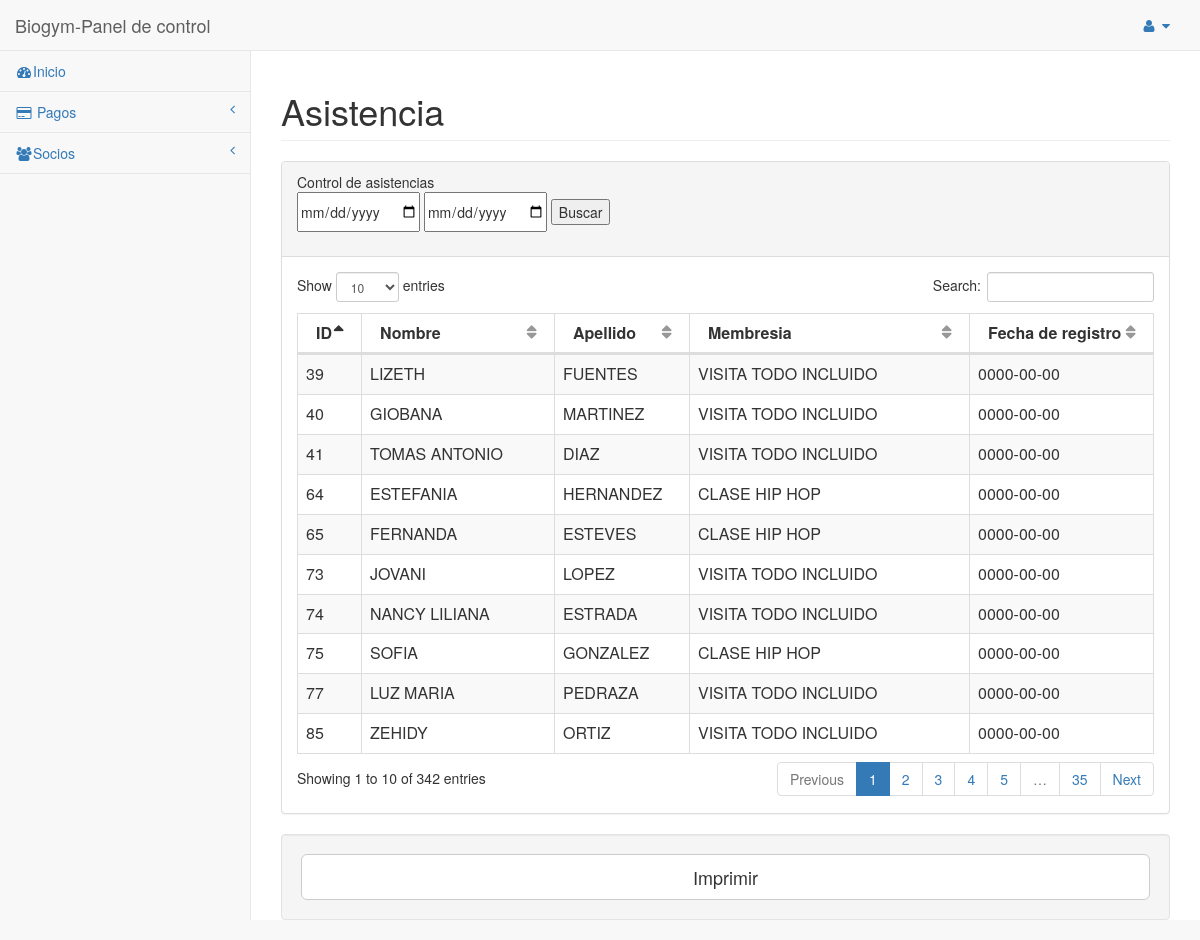
The page /pages/detallsenuevos.php (signed in) on the database its author committed.
### tables this page shows
CREATE TABLE IF NOT EXISTS `acceso` (
  `id_acces` int(11) NOT NULL AUTO_INCREMENT,
  `id_socio` int(11) NOT NULL,
  `inicio` date NOT NULL,
  `ultimopago` date NOT NULL,
  `vence` date NOT NULL,
  `ultimaclase` date NOT NULL,
  `status` int(11) NOT NULL,
  PRIMARY KEY (`id_acces`)
);

CREATE TABLE IF NOT EXISTS `socios` (
  `id_socio` int(11) NOT NULL AUTO_INCREMENT,
  `nombre` varchar(30) NOT NULL,
  `ap` varchar(30) NOT NULL,
  `am` varchar(30) NOT NULL,
  `fechan` varchar(11) NOT NULL,
  `telefono` varchar(10) NOT NULL,
  `email` varchar(35) NOT NULL,
  `direccion` varchar(50) NOT NULL,
  `calle` varchar(50) NOT NULL,
  `usuario` varchar(20) NOT NULL,
  `contrasena` varchar(10) NOT NULL,
  `membresia` varchar(50) NOT NULL,
  `status` int(1) NOT NULL,
  `barcode` int(8) NOT NULL,
  `facebook` varchar(50) NOT NULL,
  `genero` varchar(1) NOT NULL,
  `medio` varchar(25) NOT NULL,
  `edad` int(2) NOT NULL,
  `pregunta1` varchar(100) NOT NULL,
  `pregunta2` varchar(100) NOT NULL,
  `pregunta3` varchar(100) NOT NULL,
  `razon` varchar(80) NOT NULL,
  `rfc` varchar(15) NOT NULL,
  `cp` int(5) NOT NULL,
  `edo` varchar(12) NOT NULL,
  `giro` varchar(15) NOT NULL,
  `direccionrfc` varchar(100) NOT NULL,
  `vendedor` varchar(60) NOT NULL,
  `urlimages` varchar(50) NOT NULL,
  PRIMARY KEY (`id_socio`)
);

### pages/detallsenuevos.php (the view, shortened to what this page needs)
<?php
if(!isset($_SESSION['inicia'])){
header("location: index.html?**sin-acceso**");
} else {
$id=$_GET['id'];
}
?>
<!DOCTYPE html>
<html lang="en">
<head>
    <link href="../bower_components/bootstrap/dist/css/bootstrap.min.css" rel="stylesheet">
    <link href="../bower_components/metisMenu/dist/metisMenu.min.css" rel="stylesheet">
    <link href="../bower_components/datatables-plugins/integration/bootstrap/3/dataTables.bootstrap.css" rel="stylesheet">
    <link href="../bower_components/datatables-responsive/css/dataTables.responsive.css" rel="stylesheet">
    <link href="../dist/css/sb-admin-2.css" rel="stylesheet">
    <link href="../bower_components/font-awesome/css/font-awesome.min.css" rel="stylesheet" type="text/css">
</head>
<body>
    <div id="wrapper">
        <nav class="navbar navbar-default navbar-static-top" role="navigation" style="margin-bottom: 0">
            <div class="navbar-header">
                <a class="navbar-brand" href="index.html">Biogym-Panel de control</a>
            </div>
            <ul class="nav navbar-top-links navbar-right">
                <li class="dropdown">
                    <a class="dropdown-toggle" data-toggle="dropdown" href="#">
                        <i class="fa fa-user fa-fw"></i>  <i class="fa fa-caret-down"></i>
                    </a>
                </li>
            </ul>
            <div class="navbar-default sidebar" role="navigation">
                <div class="sidebar-nav navbar-collapse">
                   <ul class="nav" id="side-menu">
                        <li>
                            <a href="panel.php?id=<?php echo $id; ?>"><i class="fa fa-dashboard fa-fw"></i>Inicio</a>
                        </li>
                        <li>
                            <a href="#"><i class="fa  fa-credit-card  fa-fw"></i> Pagos<span class="fa arrow"></span></a>
                        </li>
                         <li>
                            <a href="#"><i class="fa fa-users fa-fw"></i>Socios<span class="fa arrow"></span></a>
                        </li>
                    </ul>
                </div>
            </div>
        </nav>
        <div id="page-wrapper">
            <div class="row">
                <div class="col-lg-12">
                <h1 class="page-header">Asistencia</h1>
                </div>
            </div>
            <div class="row">
                <div class="col-lg-12">
                    <div class="panel panel-default">
                        <div class="panel-heading">
                          Control de asistencias
                          <form action="#" method="post">
                         <input type="date" name="fecha">
                         <input type="date" name="fecha2">
                         <input type="submit" value="Buscar">
                          </form>
                        </div>
                        <div class="panel-body">
                            <div class="dataTable_wrapper">
                                <table class="table table-striped table-bordered table-hover" id="dataTables-example">
                                    <thead>
                                        <tr>
                                            <th>ID</th>
                                            <th>Nombre</th>
                                            <th>Apellido</th>
                                            <th>Membresia</th>
                                            <th>Fecha de registro</th>
                                    </thead>
                                    <tbody>
                                        <?php
										 $f1=$_POST['fecha']." 00:00:00";
										 $f2=$_POST['fecha2']." 23:59:59";
                               $query = "SELECT acceso.id_socio as id,socios.nombre as nombre ,socios.ap as ap, socios.membresia as area, acceso.ultimopago as fecha FROM acceso inner join socios on acceso.id_socio=socios.id_socio where acceso.ultimopago BETWEEN '$f1' AND '$f2' ";
                                  $result = mysql_query($query);
                                  while($row = mysql_fetch_array($result))
                                  {
                                   echo "<tr class=\"odd gradeX\">";
								   echo "<td>".$row['id']."</td>";
                                            echo "<td>".$row['nombre']."</td>";
											 echo "<td>".$row['ap']."</td>";
											echo "<td>".$row['area']."</td>";
											echo "<td>".$row['fecha']."</td>";
                                        echo "</tr>";
                                  }
                                        ?>
                                    </tbody>
                                </table>
                            </div>
                        </div>
                    </div>
                </div>
            </div>
            <div class="well">
            <a class="btn btn-default btn-lg btn-block" target="_blank" href="settings/tutorial/tuto6.php?f1=<?php echo $f1;?>&&f2=<?php echo $f2;?>">Imprimir</a>
                            </div>
        </div>
    </div>
</body>
</html>

### rows shown on the page
acceso: id_socio "39", id_socio.nombre "LIZETH", id_socio.ap "FUENTES", id_socio.membresia "VISITA TODO INCLUIDO", ultimopago "0000-00-00"
acceso: id_socio "40", id_socio.nombre "GIOBANA", id_socio.ap "MARTINEZ", id_socio.membresia "VISITA TODO INCLUIDO", ultimopago "0000-00-00"
acceso: id_socio "41", id_socio.nombre "TOMAS ANTONIO", id_socio.ap "DIAZ", id_socio.membresia "VISITA TODO INCLUIDO", ultimopago "0000-00-00"
acceso: id_socio "64", id_socio.nombre "ESTEFANIA", id_socio.ap "HERNANDEZ", id_socio.membresia "CLASE HIP HOP", ultimopago "0000-00-00"
acceso: id_socio "65", id_socio.nombre "FERNANDA", id_socio.ap "ESTEVES", id_socio.membresia "CLASE HIP HOP", ultimopago "0000-00-00"
acceso: id_socio "73", id_socio.nombre "JOVANI", id_socio.ap "LOPEZ", id_socio.membresia "VISITA TODO INCLUIDO", ultimopago "0000-00-00"
acceso: id_socio "74", id_socio.nombre "NANCY LILIANA", id_socio.ap "ESTRADA", id_socio.membresia "VISITA TODO INCLUIDO", ultimopago "0000-00-00"
acceso: id_socio "75", id_socio.nombre "SOFIA", id_socio.ap "GONZALEZ", id_socio.membresia "CLASE HIP HOP", ultimopago "0000-00-00"
acceso: id_socio "77", id_socio.nombre "LUZ MARIA", id_socio.ap "PEDRAZA", id_socio.membresia "VISITA TODO INCLUIDO", ultimopago "0000-00-00"
acceso: id_socio "85", id_socio.nombre "ZEHIDY", id_socio.ap "ORTIZ", id_socio.membresia "VISITA TODO INCLUIDO", ultimopago "0000-00-00"
